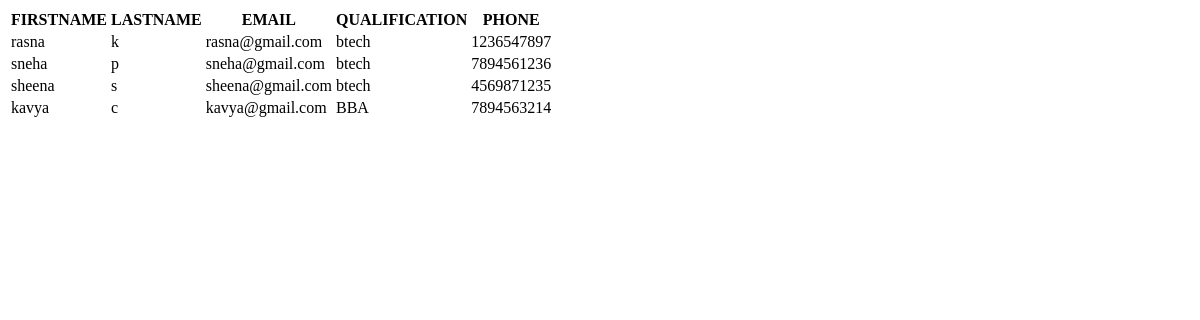
/viewteachers, run on an earlier commit of the app's database.
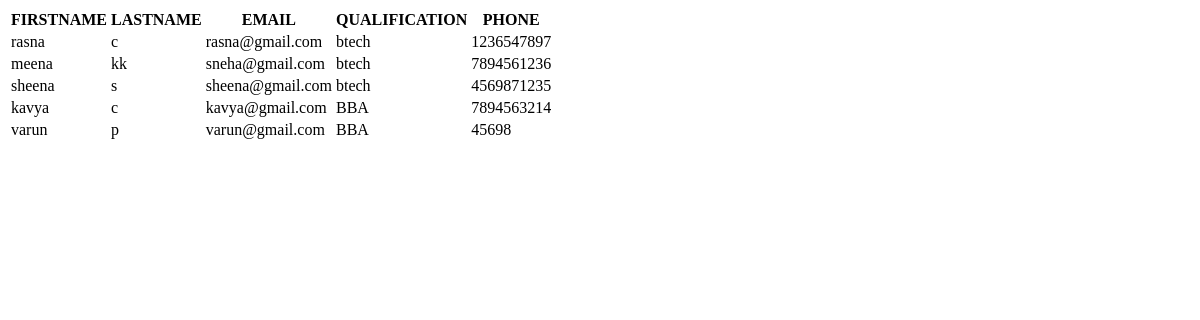
And on a later commit of the database.
### collegeapp/models.py (models this page shows)
class Teacher(models.Model):
    dep_id=models.ForeignKey(Department,on_delete=models.CASCADE)
    teach_id=models.ForeignKey(User,on_delete=models.CASCADE)
    phone=models.BigIntegerField()
    Qualification=models.CharField(max_length=100)

class User(AbstractUser):
    usertype=models.CharField(max_length=50)

### collegeapp/views.py (the view)
# urls.py: path('viewteachers',views.viewteachers,name='viewteachers'),
def viewteachers(request):
    x=Teacher.objects.all()
    return render(request,'viewteachers.html',{'data':x})

### collegeapp/templates/viewteachers.html (shortened to what this page needs)
<!DOCTYPE html>
<html lang="en">
<head>
</head>
<body>
    <table>
        <tr>
            <th>FIRSTNAME</th>
            <th>LASTNAME</th>
            <th>EMAIL</th>
            <th>QUALIFICATION</th>
            <th>PHONE</th>
        </tr>
        {% for i in data %}
        <tr>
            <td>{{i.teach_id.first_name}}</td>
            <td>{{i.teach_id.last_name}}</td>
            <td>{{i.teach_id.email}}</td>
            <td>{{i.Qualification}}</td>
            <td>{{i.phone}}</td>
        </tr>
        {% endfor %}
    </table>
</body>
</html>

What changed in the data, as far as the page shows it:
changed through a linked row, Teacher "rasna": teach_id.last_name "k" → "c"
changed through a linked row, Teacher "sneha@gmail.com": teach_id.first_name "sneha" → "meena"; teach_id.last_name "p" → "kk"
added Teacher: teach_id.first_name "varun", teach_id.last_name "p", teach_id.email "varun@gmail.com", Qualification "BBA", phone "45698"
